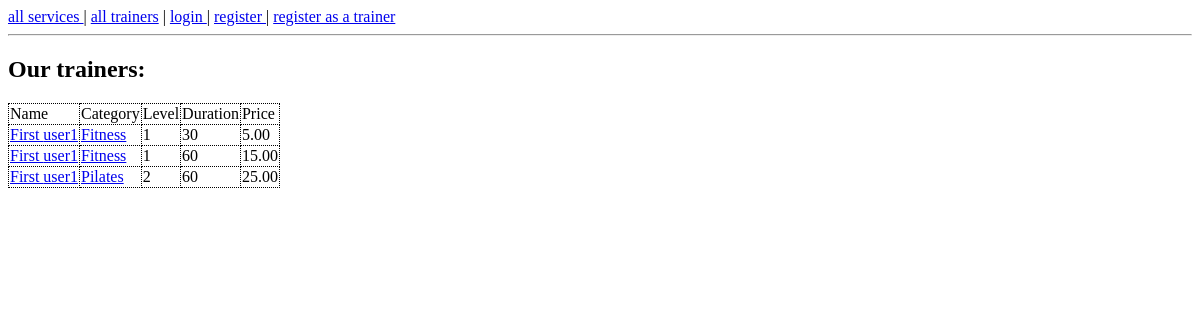
/trainer/, run on an earlier commit of the app's database.
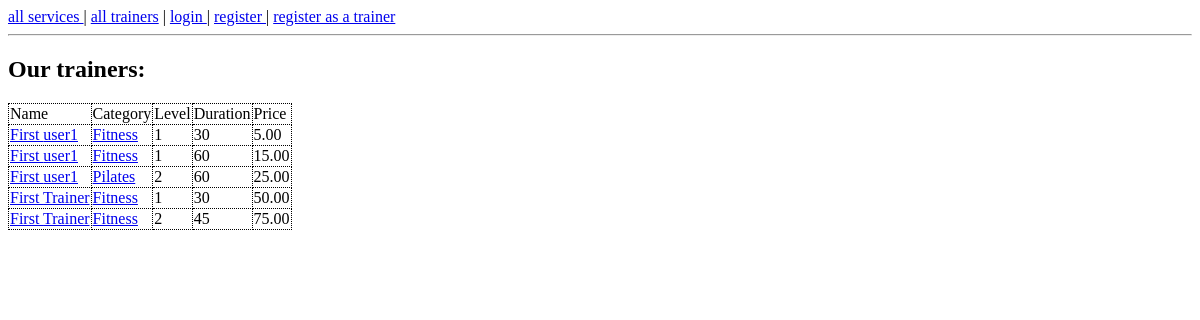
And on a later commit of the database.
### trainer/models.py (models this page shows, shortened)
class Service(models.Model):
    category = models.ForeignKey(Category, on_delete=models.CASCADE)
    trainer = models.ForeignKey(User, on_delete=models.CASCADE)
    price = models.DecimalField(max_digits=5, decimal_places=2)
    level = models.IntegerField()
    duration = models.IntegerField()

class Category(models.Model):
    name = models.TextField()

### trainer/views.py (the view)
# urls.py: path('', views.trainers, name='trainers'),
def trainers(request):
    all_trainers = trainer.models.Service.objects.all()
    return render(request, 'trainers.html', {'trainers':all_trainers})

### templates/trainers.html (shortened to what this page needs)
<!DOCTYPE html>
<html lang="en">
<head>
</head>
{% include 'menu.html' %}
<body>
  <h2>Our trainers:</h2>
  <table>
      <thead> <b>
       <td> Name </td>
       <td> Category </td>
       <td> Level </td>
       <td> Duration </td>
       <td> Price </td>
            </b>
      </thead>
      {% for trainer in trainers %}
          <tr>
           <td> <a href="/trainer/{{ trainer.trainer.id }}"> {{ trainer.trainer.first_name }} {{ trainer.trainer.last_name }} </a></td>
           <td> <a href="/trainer/category/{{ trainer.category.id }}"> {{ trainer.category.name }}</a> </td>
           <td> {{ trainer.level }} </td>
           <td> {{ trainer.duration }} </td>
           <td> {{ trainer.price }} </td>
          </tr>
      {% endfor %}
  </table>
</body>
</html>

What changed in the data, as far as the page shows it:
added Service: trainer.first_name "First", trainer.last_name "Trainer", category.name "Fitness", level "1", duration "30", price "50.00"
added Service: trainer.first_name "First", trainer.last_name "Trainer", category.name "Fitness", level "2", duration "45", price "75.00"
